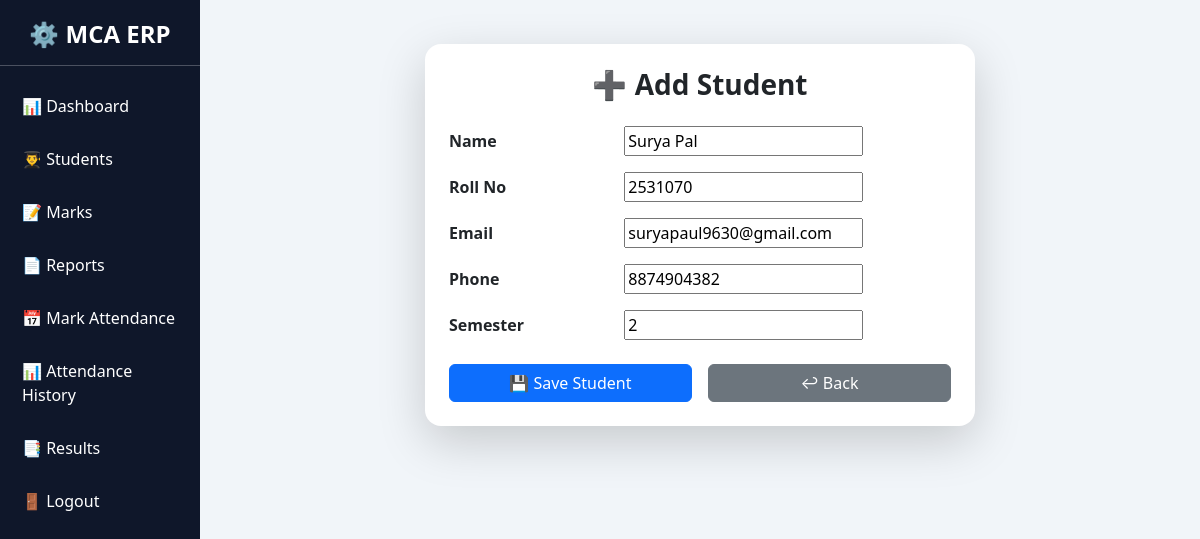
/edit-student/1/, run on the app's committed database.
### analytics/models.py (models this page shows, shortened)
class Student(models.Model):
    user = models.OneToOneField(User,on_delete=models.CASCADE)
    name = models.CharField(max_length=100)
    roll_no = models.CharField(max_length=20, unique=True)
    email = models.EmailField()
    phone = models.CharField(max_length=10)
    semester = models.IntegerField()

### analytics/views.py (the view)
# urls.py: path('edit-student/<int:id>/', views.edit_student, name='edit_student'),
def edit_student(request,id):
    student = Student.objects.get(id=id)
    form = StudentForm(instance=student)
    if request.method == 'POST':
        form = StudentForm(request.POST,instance=student)
        if form.is_valid():
            form.save()
            return redirect('student_list')
    return render(request,'add_student.html',{'form':form})

### analytics/forms.py
class StudentForm(forms.ModelForm):
    class Meta:
        model = Student
        fields = '__all__'

### analytics/templates/add_student.html (shortened to what this page needs)
{% extends 'base.html' %}
{% block content %}
<div class="row justify-content-center mt-4">
    <div class="col-md-7">
        <div class="card shadow-lg border-0 rounded-4 p-4">
            <h3 class="text-center fw-bold mb-4">➕ Add Student</h3>
            <form method="POST">
                <div class="row align-items-center mb-3">
                    <div class="col-md-4">
                        <label class="fw-semibold">Name</label>
                    </div>
                    <div class="col-md-8">
                        {{form.name}}
                    </div>
                </div>
                <div class="row align-items-center mb-3">
                    <div class="col-md-4">
                        <label class="fw-semibold">Roll No</label>
                    </div>
                    <div class="col-md-8">
                        {{form.roll_no}}
                    </div>
                </div>
                <div class="row align-items-center mb-3">
                    <div class="col-md-4">
                        <label class="fw-semibold">Email</label>
                    </div>
                    <div class="col-md-8">
                        {{form.email}}
                    </div>
                </div>
                <div class="row align-items-center mb-3">
                    <div class="col-md-4">
                        <label class="fw-semibold">Phone</label>
                    </div>
                    <div class="col-md-8">
                        {{form.phone}}
                    </div>
                </div>
                <div class="row align-items-center mb-4">
                    <div class="col-md-4">
                        <label class="fw-semibold">Semester</label>
                    </div>
                    <div class="col-md-8">
                        {{form.semester}}
                    </div>
                </div>
                <div class="d-flex gap-3">
                    <button class="btn btn-primary w-100">
                        💾 Save Student
                    </button>
                    <a href="/students/" class="btn btn-secondary w-100">
                        ↩ Back
                    </a>
                </div>
            </form>
        </div>
    </div>
</div>
{% endblock %}

### analytics/templates/base.html (style rules this page uses)
body { background:#f1f5f9; }
.card { transition:0.3s; }

### data on the page
Student: name "Surya Pal", roll_no "2531070", email "suryapaul9630@gmail.com", phone "8874904382", semester "2"
